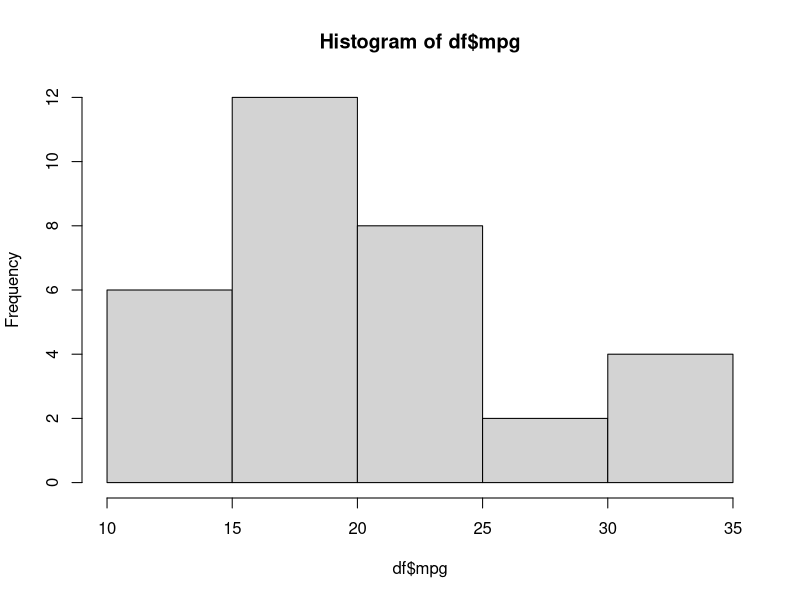
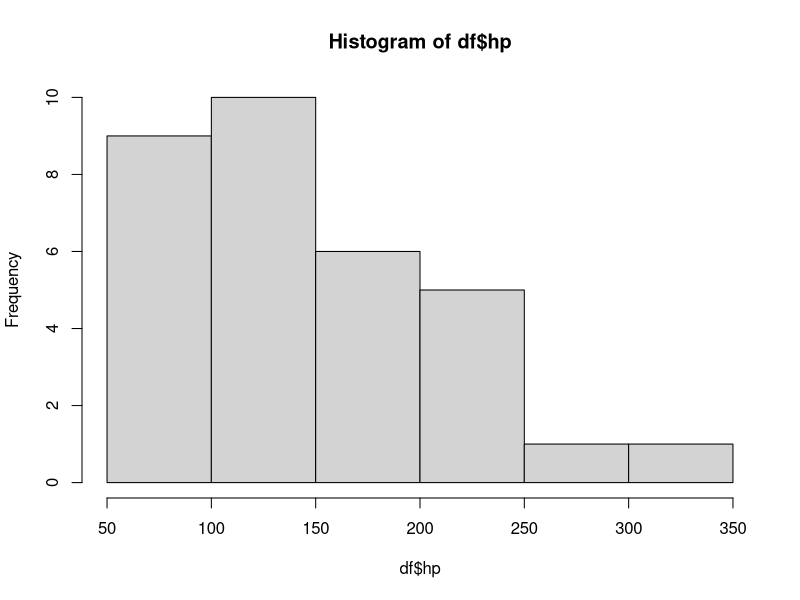
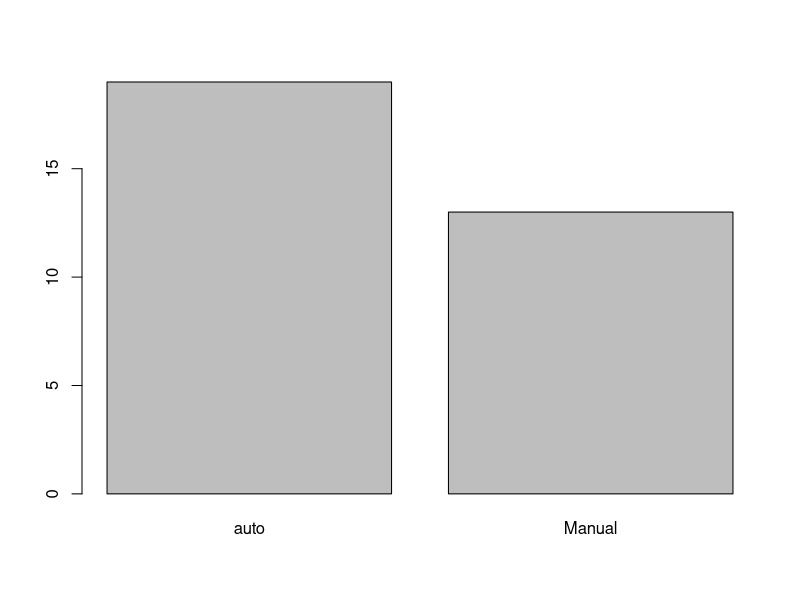
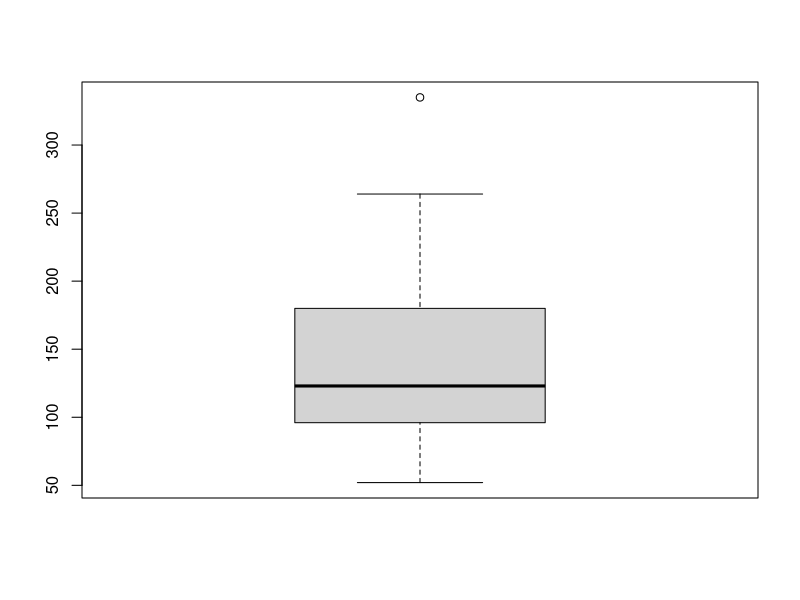
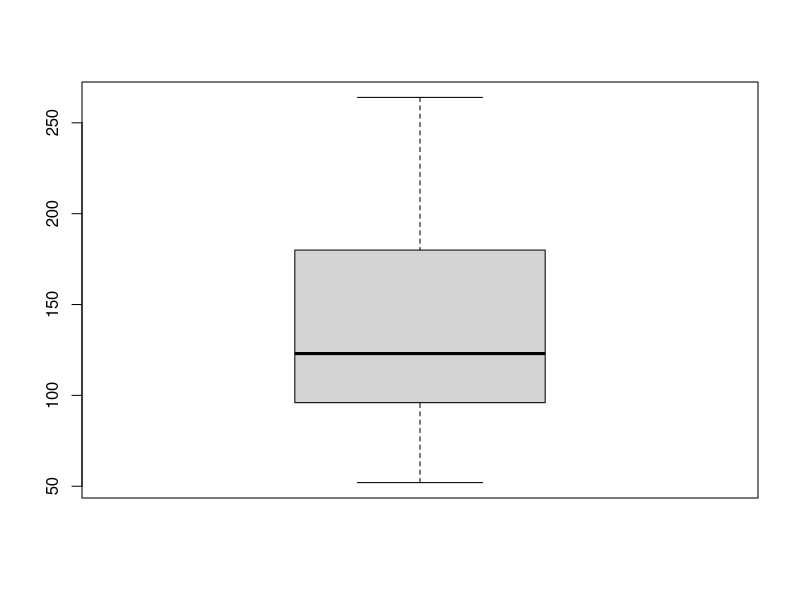
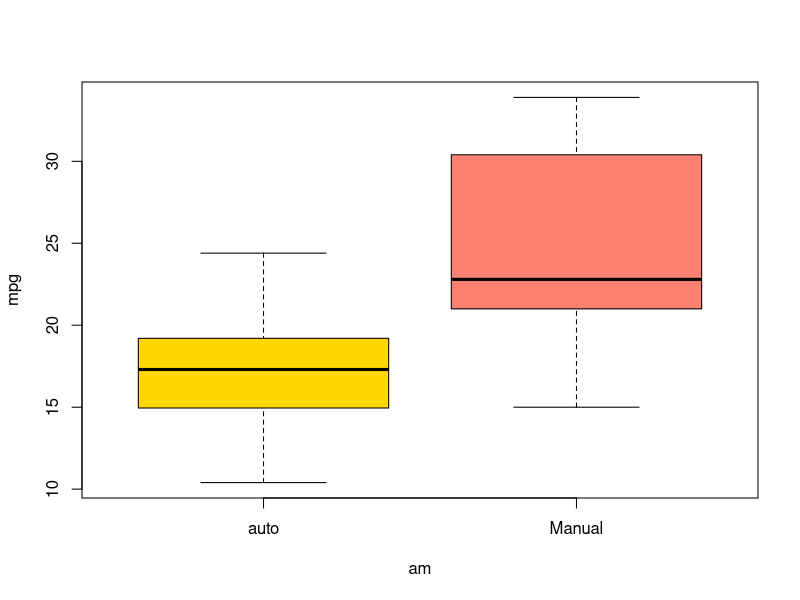
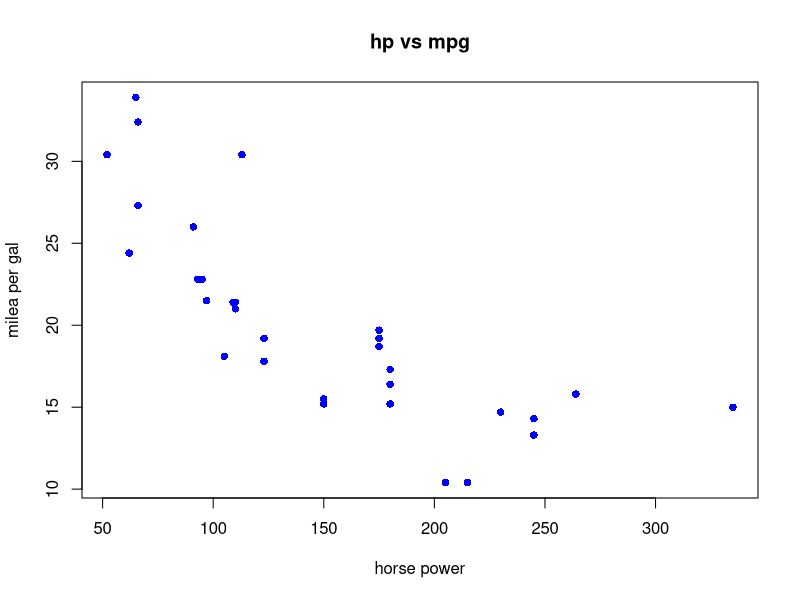

The R script that drew these images, in order:
getwd()
library(tidyverse)
df <- mtcars %>% rownames_to_column() %>% tibble()
df <- mtcars

#1 histrogram - one quantitative variable
hist(df$mpg)
hist(df$hp)

# hp stat - one quantitative variable
mean(df$hp)
median(df$hp)
quantile(df$hp, probs = c(0.25,0.5,0.75))

#review structure
str(df)

#am to factor
df$am <- factor(df$am,
                levels = c(0,1),
                labels = c("auto","Manual"))
#2 Bar plot - one quantitative variable
table(df$am)  #check frequency           
barplot(table(df$am))

#3 Box plot - one quantitative variable
boxplot(df$hp)
fivenum(df$hp) #min,Q1,Q2,Q3,max

#whisker cal
q3 <- quantile(df$hp, probs = 0.75)
q1 <- quantile(df$hp, probs = 0.25)
(iqr_hp <- q3-q1)

q3 +1.5*iqr_hp
q1 - 1.5*iqr_hp #or
boxplot.stats(df$hp, coef = 1.5) #find outliner

#filter outlier
(df_noout <- df %>% filter(df$hp < 335))
boxplot.stats(df_noout$hp, coef = 1.5) #outliner=0
boxplot(df_noout$hp)

#Boxplot 2 variable
boxplot(mpg ~ am, data = df, col = c("gold","salmon"))


#4 Scatter plot - two quantitative variable
plot(df$hp,df$mpg, pch = 16 , 
     col = "blue",
     main = "hp vs mpg",
     xlab = "horse power",
     ylab = "milea per gal") #pch plot R


















































